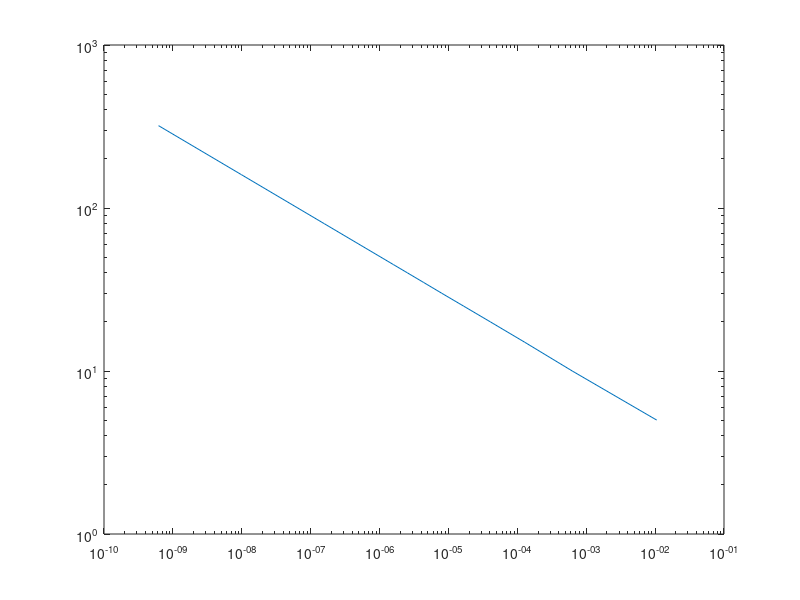

Recreate this plot in MATLAB.
clc;
clear All;
close All;


exactfn=@(x)(sin(x));
fn=@(x)(sin(x));


N=[5 10 15 20 25 30 35 40 45 80 160 320];
%N=[5];
error=zeros;
for jt=1:length(N)
n=N(jt);
h=(2*pi)/n;

xa=0;
xb=2*pi;

y_0=0;
y_n=0;

a=-1;
b=2;
c=-1;


x=(xa:h:xb);
%here y(x_0)=y(1) , y(x_1)=y(2) ..... y(x_n)=y(n+1)

B=zeros;

% we clear that x_0=>x(1) ,x_1=x(2),....x_n=x(n+1)
for it=1:n-1
    B(it)=(h^2)*(fn(x(it+1))+(1/12)*(fn(x(it)) -2*fn(x(it+1)) +fn(x(it+2))));
    %B(it)=fn(x(it+1));
end

B=B';
%Matrix of this system

A=diag(b*ones(n-1,1),0)+diag(a*ones(n-2,1),1)+diag(c*ones(n-2,1),-1);
y=A\B;
y=[y_0;y;y_n];
exact_val=(exactfn(x))';
error(jt)=max(abs(exact_val-y));
%plot(x,exact_val,'go');
%hold on;
%plot(x,y,'bx');
%legend('eaxt value','numarical value');
end

fprintf("       N              error \n      -----------------------\n");
for it=1:length(N)
    fprintf("   %8s    %12s\n",num2str(N(it)),num2str(error(it)));
end
loglog(error,N);